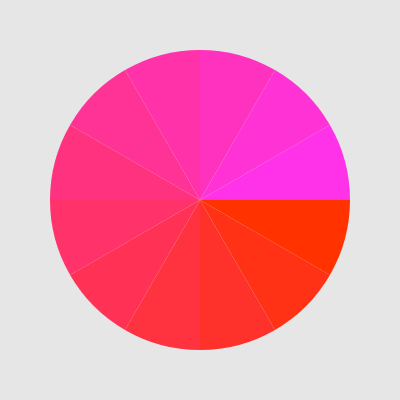
Frame 1 (no input)
Frame 60 (no input): identical to frame 1, image omitted
Frame 120 (the mouse pressed at the canvas centre since frame 60): identical to frame 1, image omitted

The p5.js sketch that drew this single still picture (run headless with seeded random() and noise() and a simulated clock; from frame 60 on, the mouse is pressed at the canvas centre):

// p5.js sketch
// ── sketch.js
function setup() {
    createCanvas(400, 400);
    //angleMode(DEGREES)
}

function draw() {
    background(230);

    let offset = 0;

    for (let a = 0; a < TAU; a += PI / 6) {
        let c = map(a, 0, TAU, 0, 255);
        fill(255, 50, c);
        noStroke();
        arc(200, 200, 300, 300, a, a + PI / 6);
    }

    
    //PI += 0.01
}
